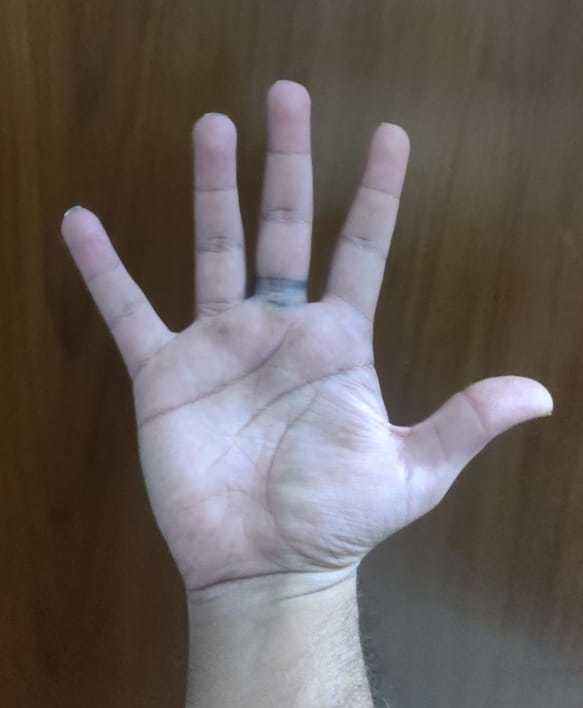
#> input picture hand_dark.jpeg, 583 x 708 px
$ python -i activeScreen.py   (imports and definitions only)
#> lines starting #> are read from the running program, lines starting #| are printed output that depends on the picture; after the words box and inside, x2 and y2 are one past the last pixel; in counts of white or black regions, pixels touching at a corner belong together
#> further down, picture is the input picture: shape (708, 583, 3); mean B, G, R 90.3, 93.5, 102.3
import numpy as np
import cv2
import matplotlib.pyplot as plt

def makeScreen(img):
    gray = cv2.cvtColor(img, cv2.COLOR_BGR2GRAY)
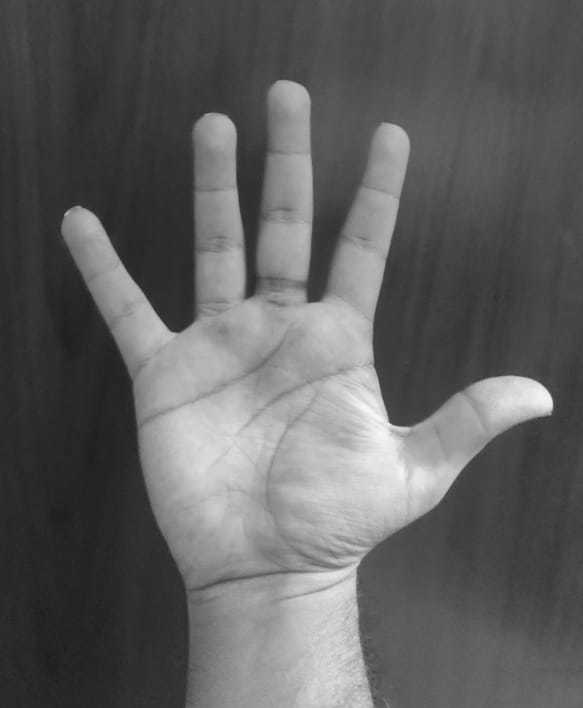
#> gray: shape (708, 583); min 25, max 252, mean 95.8

    blur = cv2.GaussianBlur(gray,(5,5),2)

    th3 = cv2.adaptiveThreshold(blur,255,cv2.ADAPTIVE_THRESH_GAUSSIAN_C,cv2.THRESH_BINARY_INV,11,2)
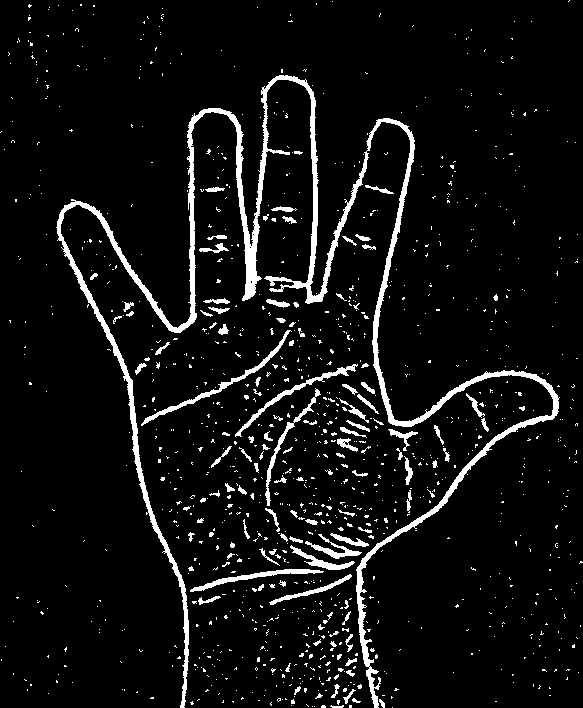
#> th3: shape (708, 583); 6.5% white; 1133 white regions (1015 under 20 px), largest, box (x1, y1, x2, y2) and area: (56, 75, 560, 708) 14410, (141, 330, 292, 426) 749, (235, 364, 358, 437) 628

    ret, res = cv2.threshold(th3, 72, 255, cv2.THRESH_BINARY_INV+cv2.THRESH_OTSU)
#> ret = 0

    median = cv2.medianBlur(res, 5)
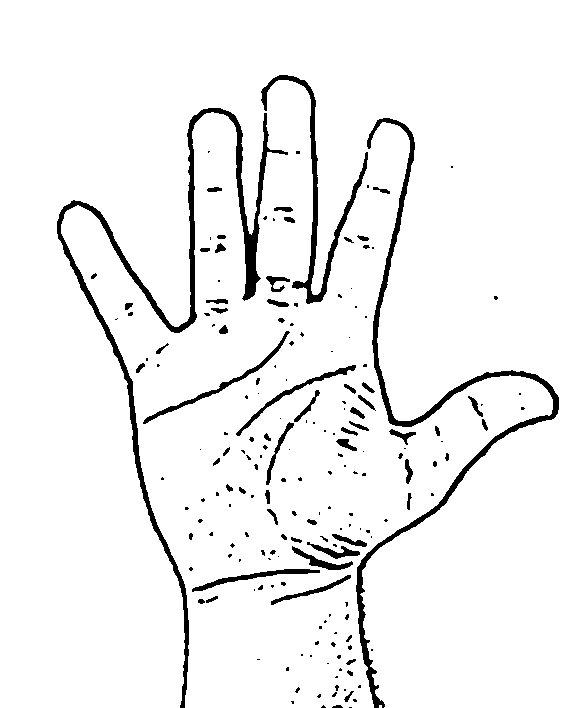
#> median: shape (708, 583); 94.8% white; 189 black regions (123 under 20 px), largest, box (x1, y1, x2, y2) and area: (57, 108, 288, 708) 6874, (356, 118, 559, 708) 5032, (261, 75, 368, 304) 2312

    return res

>>> import cv2
>>> picture = cv2.imread('../hand_dark.jpeg')
>>> result = makeScreen(picture)
